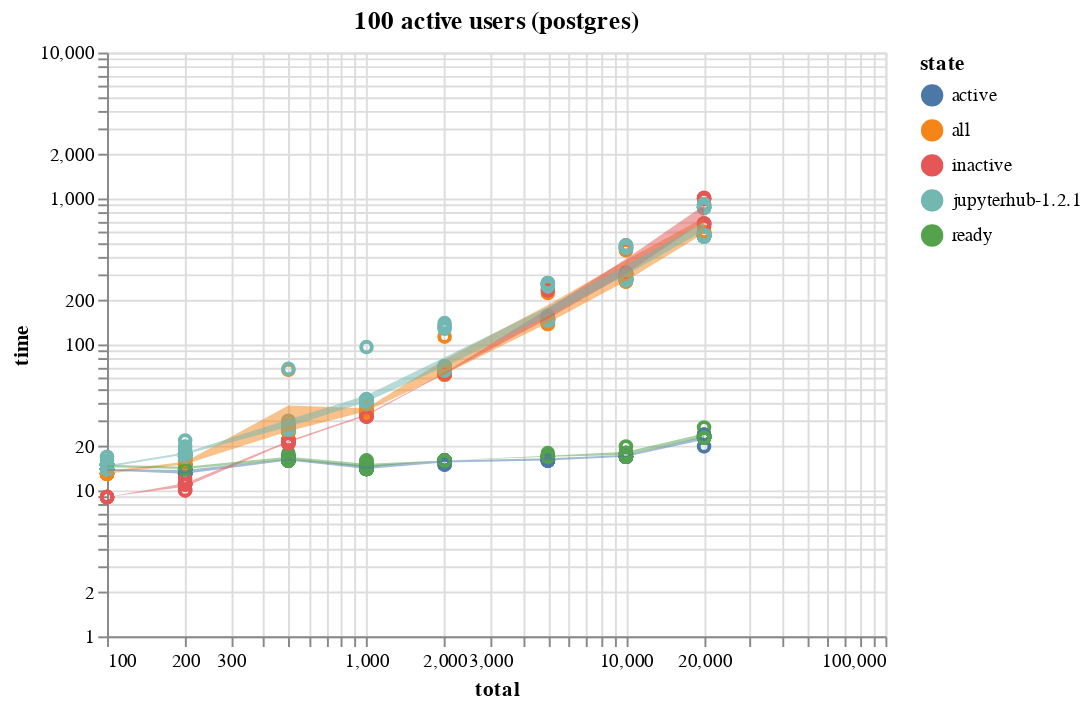

Notebook code cell kept with this figure:
### Markdown cell above
### Comparing queries

Finally, we can plot the timings for each of our queries
when there are 100 active users.

In this chart, we collect all `before` measurements into a single line to compare with
our new queries, to see how they scale with the total number of users.

We should expect flat time for `ready/active` and `inactive` should scale similar to `all`,
being about the same as `total` gets >> 100.

### Code cell
subset = df[(df["active"] == 100) & (df["db"] == "postgres") & (df["total"] > 0)].copy()
# fake 'state=before' for all `before-postgres` runs, which are really the same
# this lets us get 5 lines on one chart, comparing 4 `after-` queries with before behavior
subset.loc[subset["version"] == "before", "state"] = "jupyterhub-1.2.1"

selection = alt.selection_multi(fields=["state"], bind="legend")
points = (
    alt.Chart(subset, title=f"100 active users (postgres)")
    .mark_point()
    .encode(
        alt.X("total", scale=alt.Scale(type="log")),
        alt.Y("time", scale=alt.Scale(type="log")),
        color="state",
        tooltip=["run", "total", "time", "state"],
        opacity=alt.condition(selection, alt.value(1), alt.value(0.2)),
    )
).add_selection(selection)

band = (
    alt.Chart(subset)
    .mark_errorband(extent="ci")
    .encode(
        alt.X("total", scale=alt.Scale(type="log")),
        alt.Y("time", scale=alt.Scale(type="log")),
        color="state",
        opacity=alt.condition(selection, alt.value(0.5), alt.value(0.1)),
    )
)
(points + band)

### Figure 1 — Vega-Lite specification as saved in the notebook (floating-point values rounded to 4 significant figures; data arrays with more than 128 entries replaced by an {"elided": "..."} marker saying what was removed)
{"config": {"view": {"continuousWidth": 400, "continuousHeight": 300}}, "layer": [{"mark": "point", "encoding": {"color": {"type": "nominal", "field": "state"}, "opacity": {"condition": {"value": 1, "selection": "selector018"}, "value": 0.2}, "tooltip": [{"type": "nominal", "field": "run"}, {"type": "quantitative", "field": "total"}, {"type": "quantitative", "field": "time"}, {"type": "nominal", "field": "state"}], "x": {"type": "quantitative", "field": "total", "scale": {"type": "log"}}, "y": {"type": "quantitative", "field": "time", "scale": {"type": "log"}}}, "selection": {"selector018": {"type": "multi", "fields": ["state"], "bind": "legend"}}, "title": "100 active users (postgres)"}, {"mark": {"type": "errorband", "extent": "ci"}, "encoding": {"color": {"type": "nominal", "field": "state"}, "opacity": {"condition": {"value": 0.5, "selection": "selector018"}, "value": 0.1}, "x": {"type": "quantitative", "field": "total", "scale": {"type": "log"}}, "y": {"type": "quantitative", "field": "time", "scale": {"type": "log"}}}}], "data": {"name": "data-d4bfffb266fcbdf5875272f16febc20b"}, "$schema": "https://vega.github.io/schema/vega-lite/v4.8.1.json", "datasets": {"data-d4bfffb266fcbdf5875272f16febc20b": {"elided": "640 records"}}}
